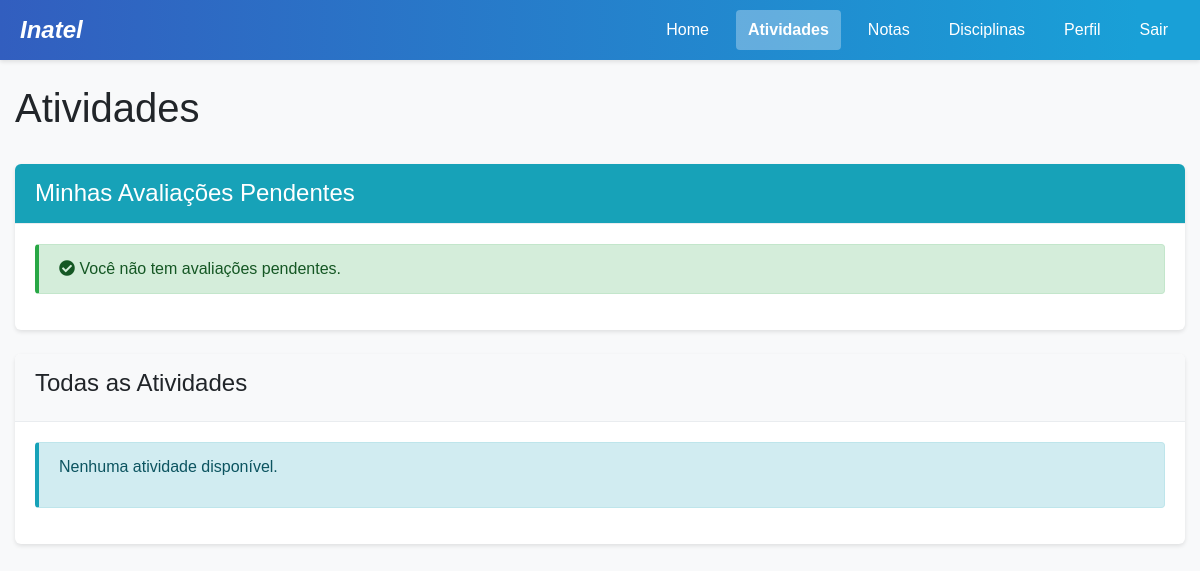
The app's page /atividades/ (signed in), older data.
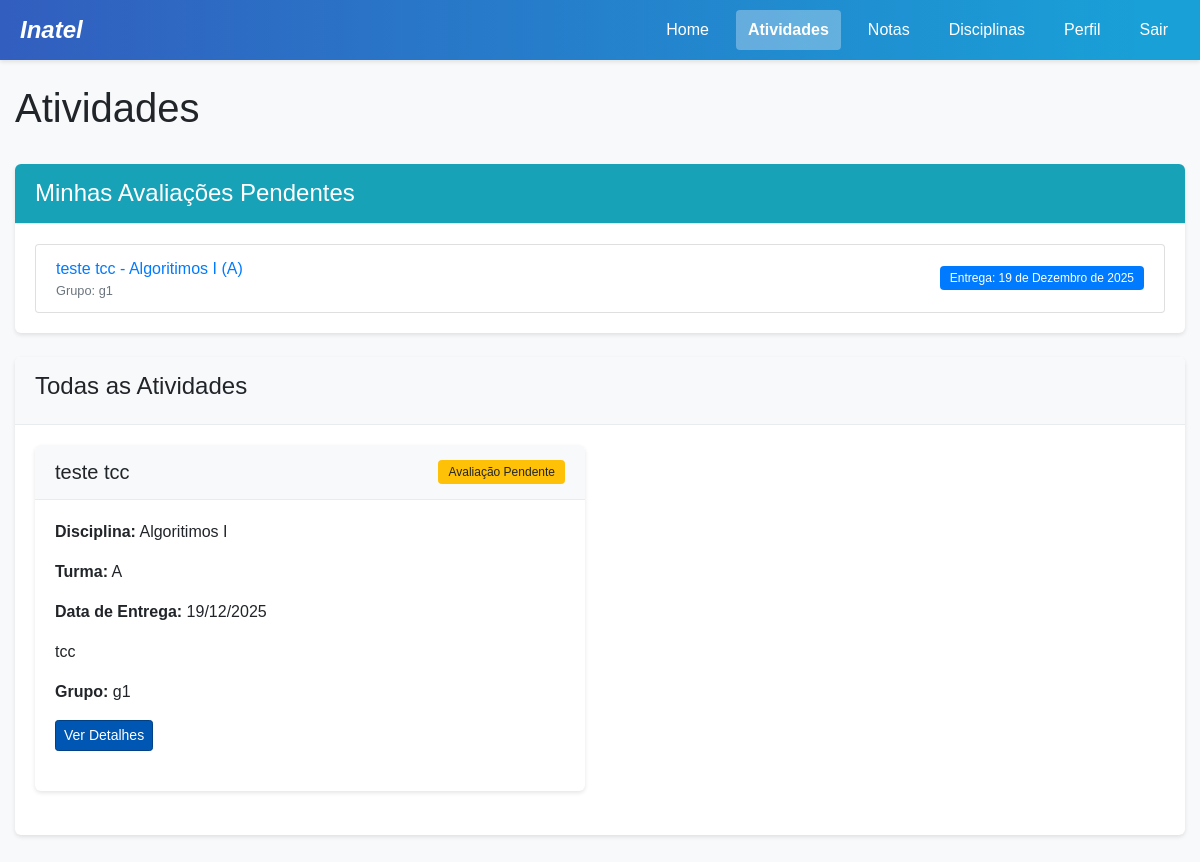
The same page, newer data.
### project/models.py (models this page shows, shortened)
class Atividade(models.Model):
    id = models.AutoField(primary_key=True)
    titulo = models.CharField(max_length=100)
    descricao = models.TextField()
    dataEntrega = models.DateField()
    turma = models.ForeignKey(Turma, on_delete=models.CASCADE, related_name='atividades')
    competencias = models.ManyToManyField('Competencia', related_name='atividades', blank=True)

class Turma(models.Model):
    id = models.AutoField(primary_key=True)
    codigo = models.CharField(max_length=20)  # e.g. "A", "B", "C"
    disciplina = models.ForeignKey(Disciplina, on_delete=models.CASCADE, related_name='turmas')
    professor = models.ForeignKey(Professor, on_delete=models.CASCADE, related_name='turmas')
    semestre = models.ForeignKey(Semestre, on_delete=models.CASCADE, related_name='turmas')

class Disciplina(models.Model):
    id = models.AutoField(primary_key=True)
    nome = models.CharField(max_length=100)
    codigo = models.CharField(max_length=20)
    curso = models.ForeignKey(Curso, on_delete=models.CASCADE, related_name='disciplinas')

class Grupo(models.Model):
    id = models.AutoField(primary_key=True)
    nome = models.CharField(max_length=100)
    atividade = models.ForeignKey(Atividade, on_delete=models.CASCADE, related_name='grupos')
    alunos = models.ManyToManyField(Aluno, related_name='grupos')

### project/views.py (the view)
    def wrapper(request, *args, **kwargs):
        if "user_type" not in request.session or "user_id" not in request.session:
            messages.error(
                request, "Você precisa estar logado para acessar esta página."
            )
            return redirect("login")
        user_type = request.session["user_type"]
        user_id = request.session["user_id"]
        try:
            if user_type == "aluno":
                Aluno.objects.get(idAluno=user_id)
            elif user_type == "professor":
                Professor.objects.get(idProfessor=user_id)
            elif user_type == "coordenador":
                Coordenador.objects.get(id=user_id)
            elif user_type == "admin":
                from .models import Admin
                Admin.objects.get(id=user_id)
            else:
                messages.error(request, "Tipo de usuário não reconhecido.")
                request.session.flush()
                return redirect("login")
        except Exception:
            messages.error(
                request,
                "Sua sessão expirou ou é inválida. Por favor, faça login novamente.",
            )
            request.session.flush()
            return redirect("login")
        return view_func(request, *args, **kwargs)

### project/context_processors.py (called while the page is built)
def user_data(request):
    context = {
        'user_type': request.session.get('user_type'),
        'user_id': request.session.get('user_id'),
        'username': request.session.get('username'),
    }
    if 'user_type' in request.session:
        notificacoes = obter_notificacoes_usuario(request)
        context['notificacoes_nao_lidas'] = notificacoes.filter(lida=False)
        context['notificacoes_count'] = context['notificacoes_nao_lidas'].count()
    return context

### project/utils.py (called while the page is built)
def obter_notificacoes_usuario(request):
    from .models import Notificacao, Aluno, Professor, Coordenador, Admin
    user_type = request.session.get('user_type')
    user_id = request.session.get('user_id')
    if not user_type or not user_id:
        return Notificacao.objects.none()
    if user_type == 'aluno':
        return Notificacao.objects.filter(aluno_id=user_id)
    elif user_type == 'professor':
        return Notificacao.objects.filter(professor_id=user_id)
    elif user_type == 'coordenador':
        return Notificacao.objects.filter(coordenador_id=user_id)
    elif user_type == 'admin':
        return Notificacao.objects.filter(admin_id=user_id)
    return Notificacao.objects.none()

### project/templates/atividades.html (shortened to what the changed rows need)
<!DOCTYPE html>
<html lang="pt-br">
<head>
    {% load static %}
    <link rel="stylesheet" href="https://stackpath.bootstrapcdn.com/bootstrap/4.5.2/css/bootstrap.min.css">
    <link rel="stylesheet" href="{% static 'css/main.css' %}">
    <link rel="stylesheet" href="https://cdnjs.cloudflare.com/ajax/libs/font-awesome/5.15.3/css/all.min.css">
</head>
<body>
    <div class="container mt-4">
        <div class="d-flex justify-content-between align-items-center mb-4">
            <h1>Atividades</h1>
        </div>
        {% if user_type == 'aluno' %}
            <div class="card mb-4">
                <div class="card-body">
                    {% if pending_activities %}
                        <ul class="list-group">
                            {% for atividade in pending_activities %}
                                <li class="list-group-item d-flex justify-content-between align-items-center">
                                    <div>
                                        <a href="{% url 'atividade_detalhe' atividade.id %}">
                                            {{ atividade.titulo }} - {{ atividade.turma.disciplina.nome }} ({{ atividade.turma.codigo }})
                                        </a>
                                        <div class="small text-muted">Grupo: {{ atividade.grupo.nome }}</div>
                                    </div>
                                    <span class="badge badge-primary">Entrega: {{ atividade.dataEntrega }}</span>
                                </li>
                            {% endfor %}
                        </ul>
                    {% else %}
                        <div class="alert alert-success">
                            <i class="fas fa-check-circle"></i> Você não tem avaliações pendentes.
                        </div>
                    {% endif %}
                </div>
            </div>
        {% endif %}
        <div class="card">
            <div class="card-body">
                {% if atividades %}
                    <div class="row">
                        {% for atividade in atividades %}
                            <div class="col-md-6 mb-4">
                                <div class="card h-100">
                                    <div class="card-header d-flex justify-content-between align-items-center">
                                        <h5 class="mb-0">{{ atividade.titulo }}</h5>
                                        {% if user_type == 'aluno' and atividade.grupo and atividade.pendente %}
                                            <span class="badge badge-warning">Avaliação Pendente</span>
                                        {% endif %}
                                    </div>
                                    <div class="card-body">
                                        <p><strong>Disciplina:</strong> {{ atividade.turma.disciplina.nome }}</p>
                                        <p><strong>Turma:</strong> {{ atividade.turma.codigo }}</p>
                                        <p><strong>Data de Entrega:</strong> {{ atividade.dataEntrega|date:"d/m/Y" }}</p>
                                        <p>{{ atividade.descricao|truncatechars:100 }}</p>
                                        {% if user_type == 'aluno' and atividade.grupo %}
                                            <p><strong>Grupo:</strong> {{ atividade.grupo.nome }}</p>
                                        {% endif %}
                                        <a href="{% url 'atividade_detalhe' atividade.id %}" class="btn btn-primary btn-sm">
                                            Ver Detalhes
                                        </a>
                                    </div>
                                </div>
                            </div>
                        {% endfor %}
                    </div>
                {% else %}
                    <div class="alert alert-info">
                        <p>Nenhuma atividade disponível.</p>
                    </div>
                {% endif %}
            </div>
        </div>
    </div>
</body>
</html>

Row changes from the older to the newer data that the page shows:
added Atividade: titulo "teste tcc", turma.disciplina.nome "Algoritimos I", turma.codigo "A", grupo.nome "g1", dataEntrega "19 de Dezembro de 2025", shows "Avaliação Pendente", dataEntrega "19/12/2025", descricao "tcc"
Text that changed along with them:
text no longer shown: "Você não tem avaliações pendentes. Nenhuma atividade disponível."
